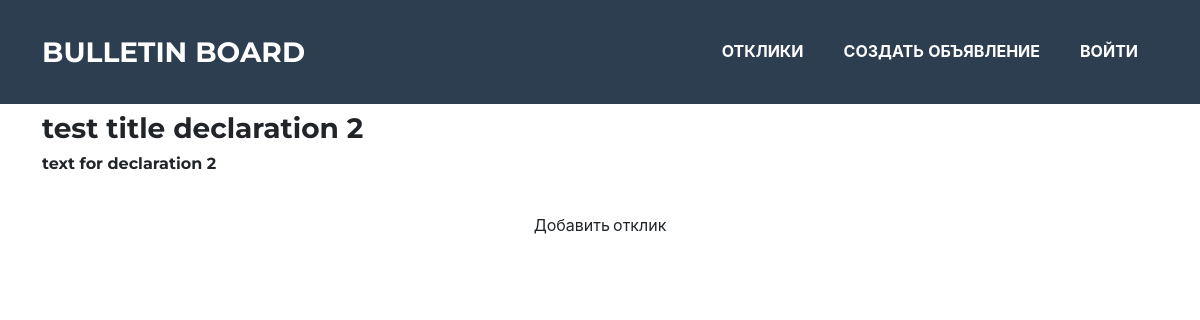
The app's page /declaration/2/, older data.
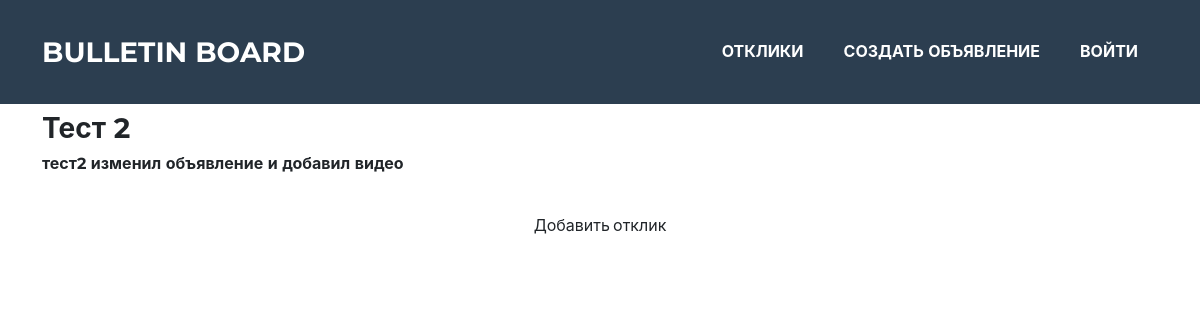
The same page, newer data.
### board/models.py (models this page shows, shortened)
class Declaration(models.Model):
    CATEGORIES = [
        ('tanks', 'Танки'),
        ('hills', 'Хилы'),
        ('DD', 'ДД'),
        ('merchants', 'Торговцы'),
        ('gildmasters', 'Гилдмастеры'),
        ('cvestgivers', 'Квестгиверы'),
        ('blacksmith', 'Кузнецы'),
        ('tenners', 'Кожевники'),
        ('potioncookers', 'Зельевары'),
        ('spellmasters', 'Мастера заклинаний'),
    ]
    date = models.DateTimeField(auto_now_add=True)
    author = models.ForeignKey(User, on_delete=models.CASCADE)
    title = models.CharField(max_length=120)
    text = models.TextField()
    category = models.CharField(max_length=16, choices=CATEGORIES, default='tanks')
    upload = models.FileField(upload_to='media/', default='', blank=True)

### board/views.py (the view)
# urls.py: path('declaration/<int:pk>/', DeclarationView.as_view()),
class DeclarationView(DetailView):
    model = Declaration
    template_name = 'declaration.html'
    context_object_name = 'declaration'
    def get_context_data(self, **kwargs):
        context = super().get_context_data(**kwargs)
        if self.request.user == context['declaration'].author:
            context['responses'] = DeclarationResponse.objects.filter(declaration=context['declaration'])
        elif self.request.user in User.objects.all():
            context['responses'] = DeclarationResponse.objects.filter(author=self.request.user)
        return context

### templates/declaration.html (shortened to what this page needs)
{% extends 'default.html' %}
{% block content %}
{% load static %}
  <h3>{{declaration.title}}</h3>
  <h6>{{declaration.text}}</h6>
  {% if request.user.email != declaration.author.email %}
  <a href="/declaration/{{declaration.pk}}/createresponse" class="form-control btn">Добавить отклик</a>
  {% endif %}
{% endblock content %}

Row changes from the older to the newer data that the page shows:
changed Declaration: title "test title declaration 2" → "Тест 2"; text "text for declaration 2" → "тест2 изменил объявление и добавил видео"
